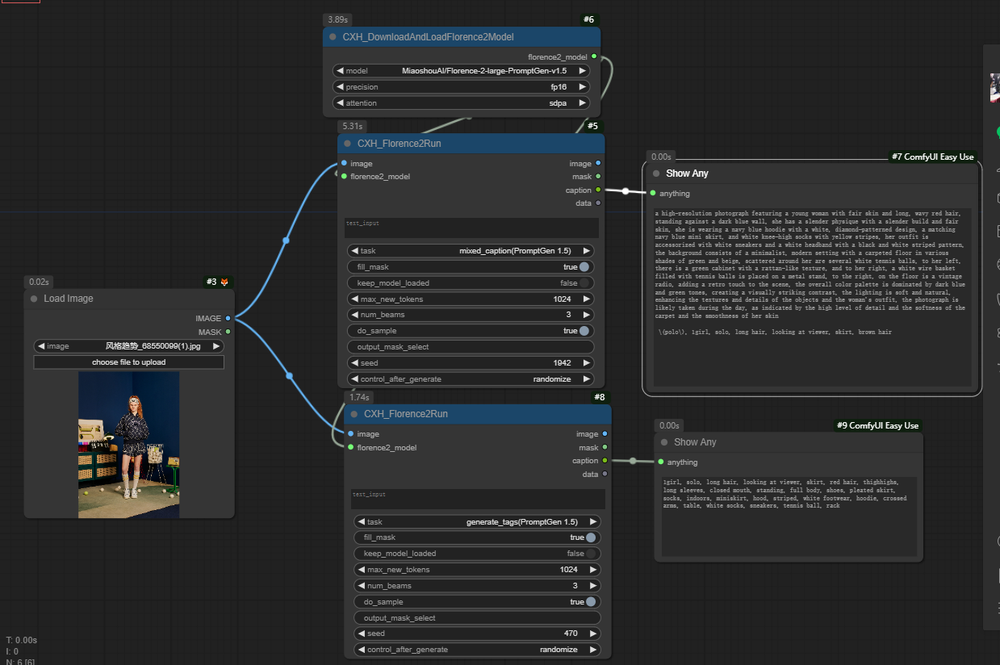
#> input picture worflow/florence_PromptGen.png, 1000 x 665 px, shrunk from 1239 x 824 before the run; its folder holds only this picture in this run
$ python -i ximg.py   (imports and definitions only)
#> lines starting #> are read from the running program, lines starting #| are printed output that depends on the picture
# -*- encoding: utf-8 -*-
'''
@File         :ximg.py
@Description  :图片操作类封装
@Time         :2024/04/30 09:46:01
@Author       :ChenXingHua
@Version      :1.0
'''

import os
import torch
from PIL import Image, ImageOps, ImageSequence, ImageFile,UnidentifiedImageError
import numpy as np
import cv2 as cv
import io
import base64
import requests
from io import BytesIO
from datetime import datetime, timedelta

def tensor2pil(t_image: torch.Tensor)  -> Image:
    return Image.fromarray(np.clip(255.0 * t_image.cpu().numpy().squeeze(), 0, 255).astype(np.uint8))

def pil2tensor(image:Image) -> torch.Tensor:
    return torch.from_numpy(np.array(image).astype(np.float32) / 255.0).unsqueeze(0)

# [6 lines left out: function tensor2cv2, not called in this run]

def cv22pil(cv2_img:np.ndarray) -> Image:
    cv2_img = cv.cvtColor(cv2_img, cv.COLOR_BGR2RGB)
    return Image.fromarray(cv2_img)

# pil转io
# [11 lines left out: functions pil2iobyte, pilTobase64, not called in this run]

def ioBytes2tensor(bytes):
    image = Image.open(bytes)
    return pil2tensor(image)

# [22 lines left out: functions getImageSize, imageToMask, not called in this run]

#   ret_masks.append(image2mask(_mask))
def image2mask(image:Image) -> torch.Tensor:
    _image = image.convert('RGBA')
    alpha = _image.split() [0]
    bg = Image.new("L", _image.size)
    _image = Image.merge('RGBA', (bg, bg, bg, alpha))
    ret_mask = torch.tensor([pil2tensor(_image)[0, :, :, 3].tolist()])
    return ret_mask

# 图像回帖
# [16 lines left out: functions croppImg, croppImageBySize, not called in this run]


# 将图片转换为Base64编码
def image_to_base64(image_path):
    with open(image_path, 'rb') as image_file:
        return base64.b64encode(image_file.read()).decode('utf-8')

# 获取网络图片
# [52 lines left out: functions img_from_url, open_image, batch_image, calculate_seconds_difference, not called in this run]

>>> from PIL import Image
>>> picture = Image.open('../worflow/florence_PromptGen.png')
#> picture is the input picture: PIL image 1000x665 RGBA; mean R, G, B, A 42.5, 43.7, 44.4, 255
>>> result = image2mask(picture)
#> in image2mask, `alpha = _image.split() [0]`:
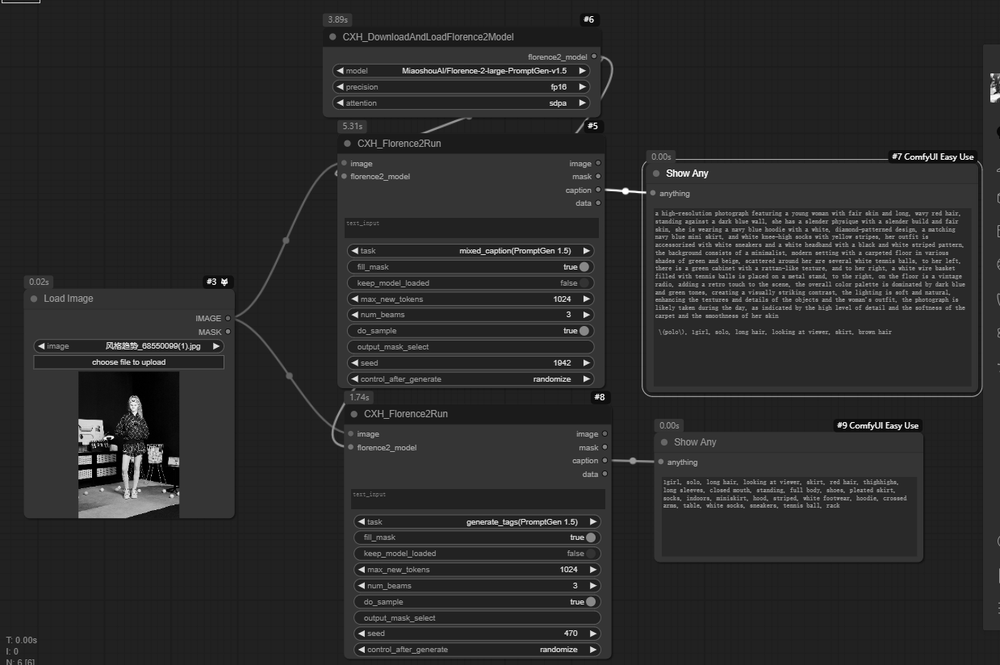
#> alpha: PIL image 1000x665 L; min 0, max 255, mean 42.5
#> in image2mask, `bg = Image.new("L", _image.size)`: bg: PIL image 1000x665 L; every value is 0
#> (the run stopped early here; a loop or call above may not have finished)

$ run again, on worflow/flux.png
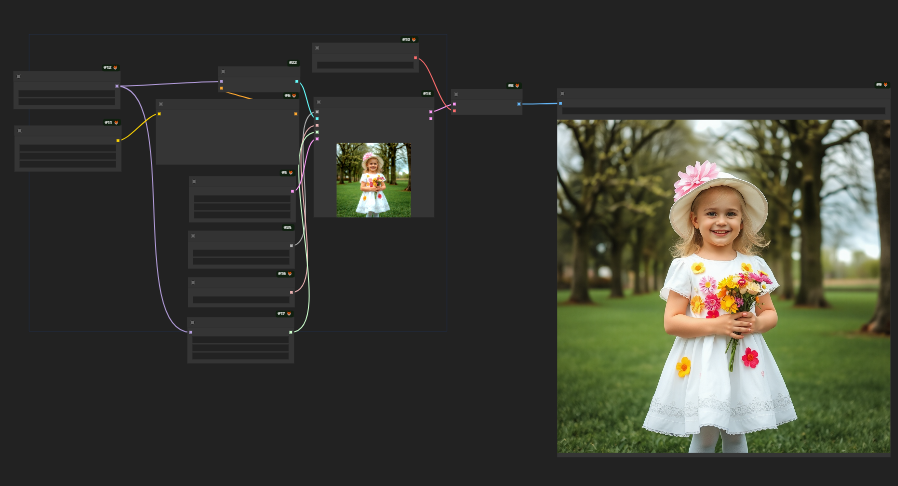
#> input picture worflow/flux.png, 898 x 486 px
#> picture is the input picture: PIL image 898x486 RGBA; mean R, G, B, A 59.2, 60, 51.3, 255
#> in image2mask, `alpha = _image.split() [0]`:
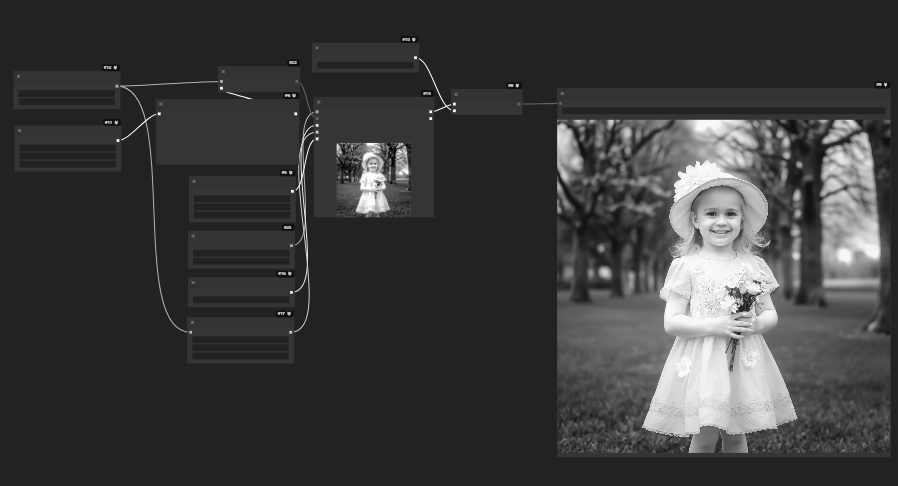
#> alpha: PIL image 898x486 L; min 0, max 255, mean 59.2
#> bg: PIL image 898x486 L; every value is 0

$ run again, on worflow/joy.png
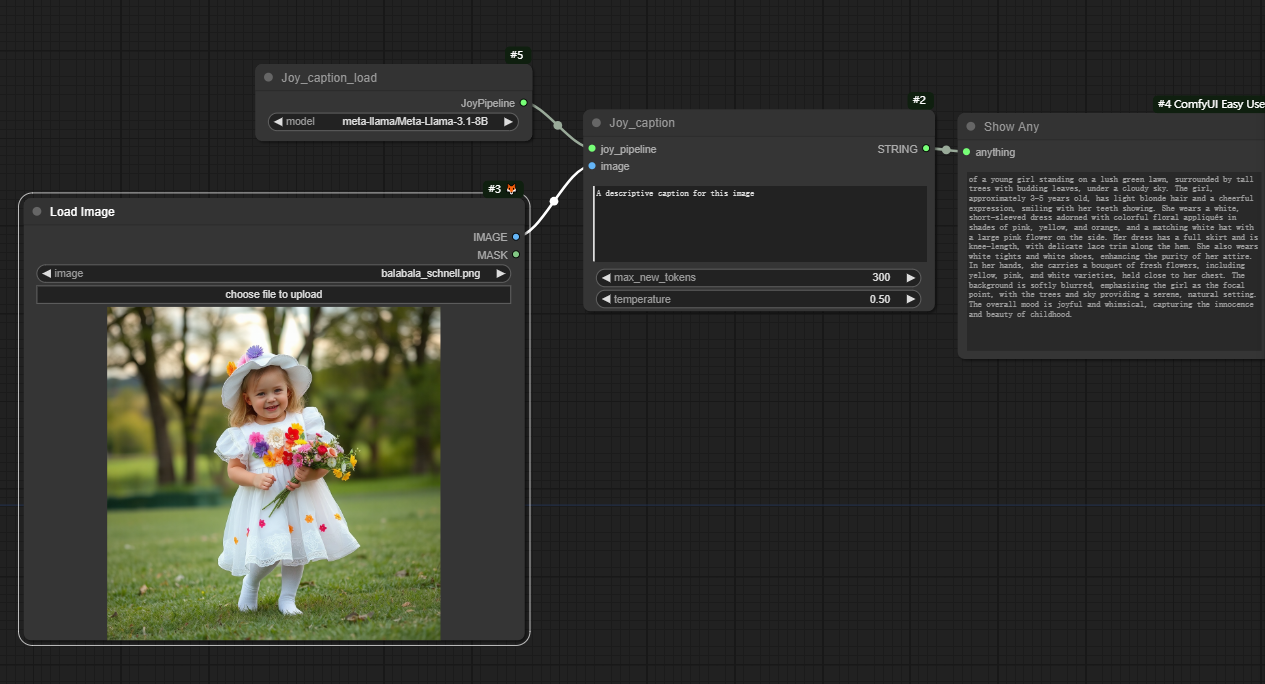
#> input picture worflow/joy.png, 1265 x 684 px
#> picture is the input picture: PIL image 1265x684 RGBA; mean R, G, B, A 50.8, 51.5, 46.5, 255
#> in image2mask, `alpha = _image.split() [0]`:
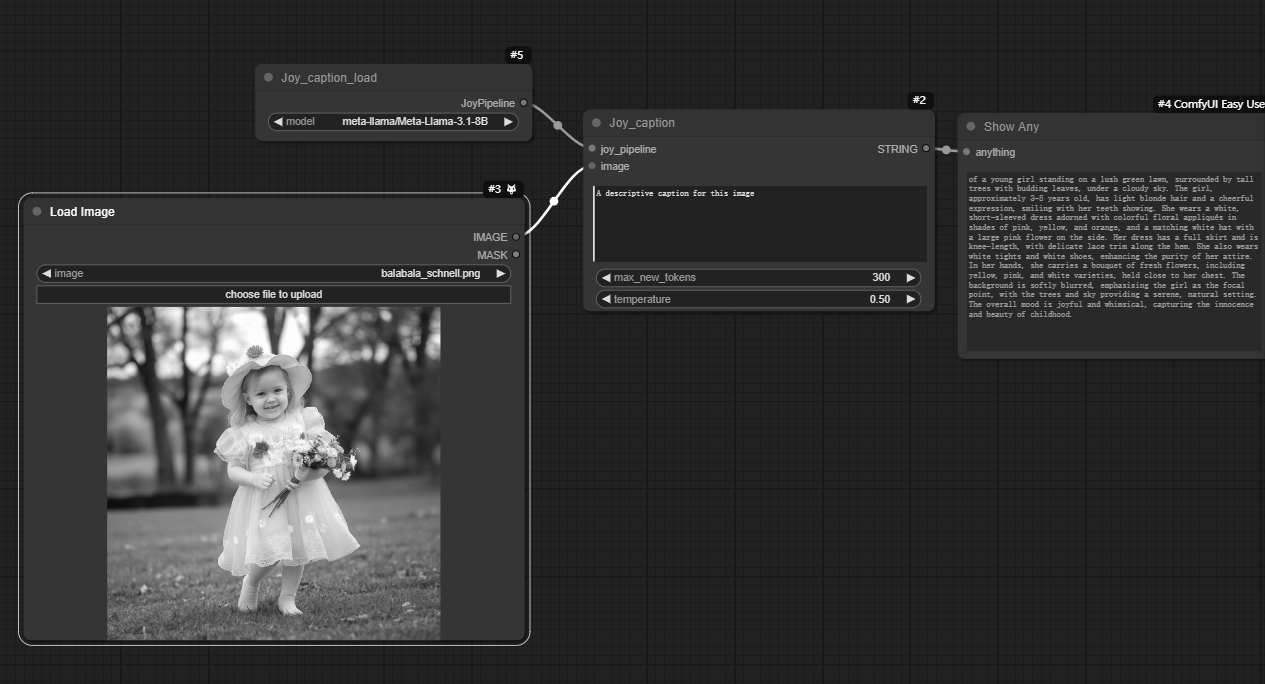
#> alpha: PIL image 1265x684 L; min 2, max 255, mean 50.8
#> bg: PIL image 1265x684 L; every value is 0
